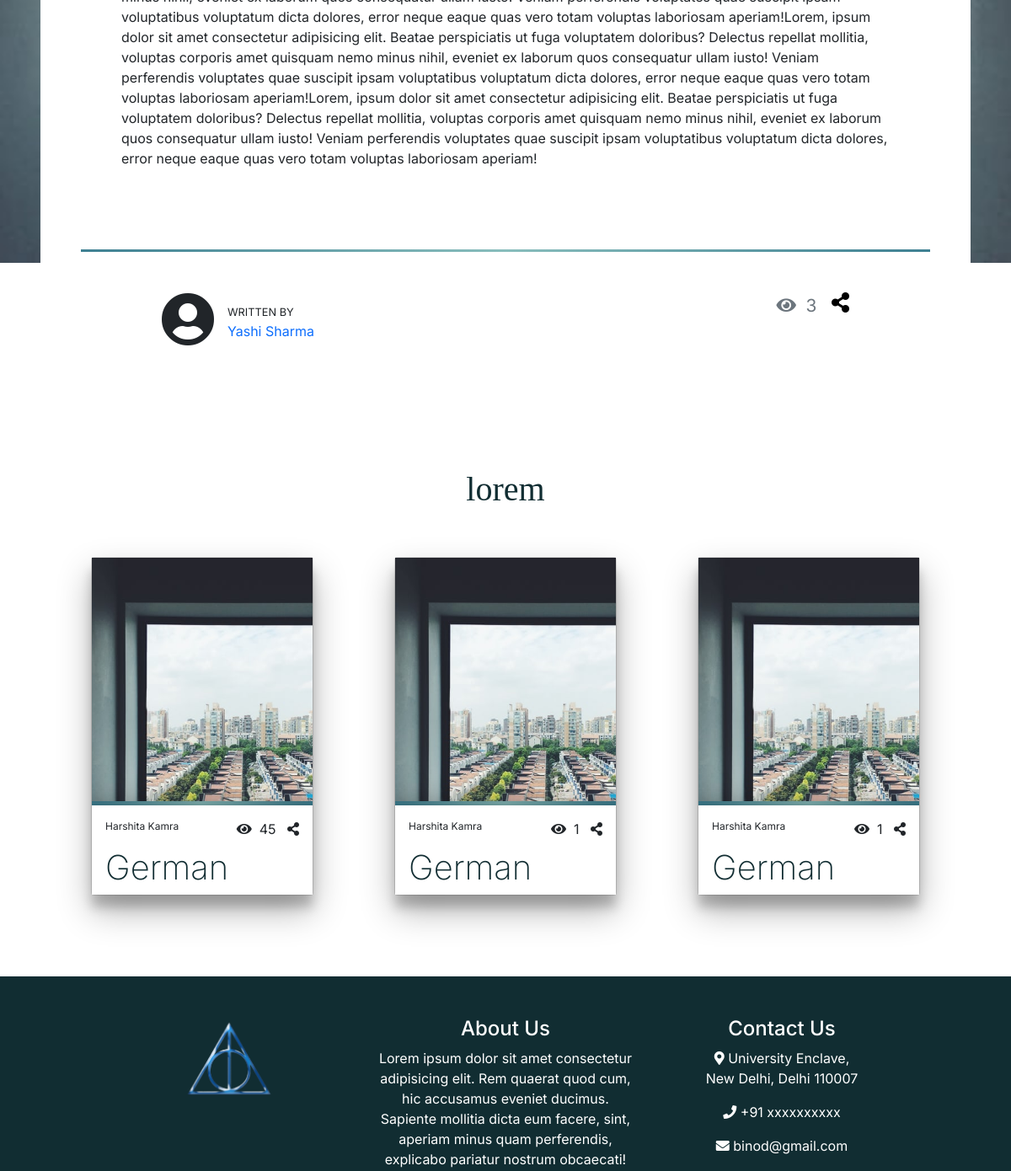
/blogpage.php?topic=Spanish (middle part), run on an earlier commit of the app's database.
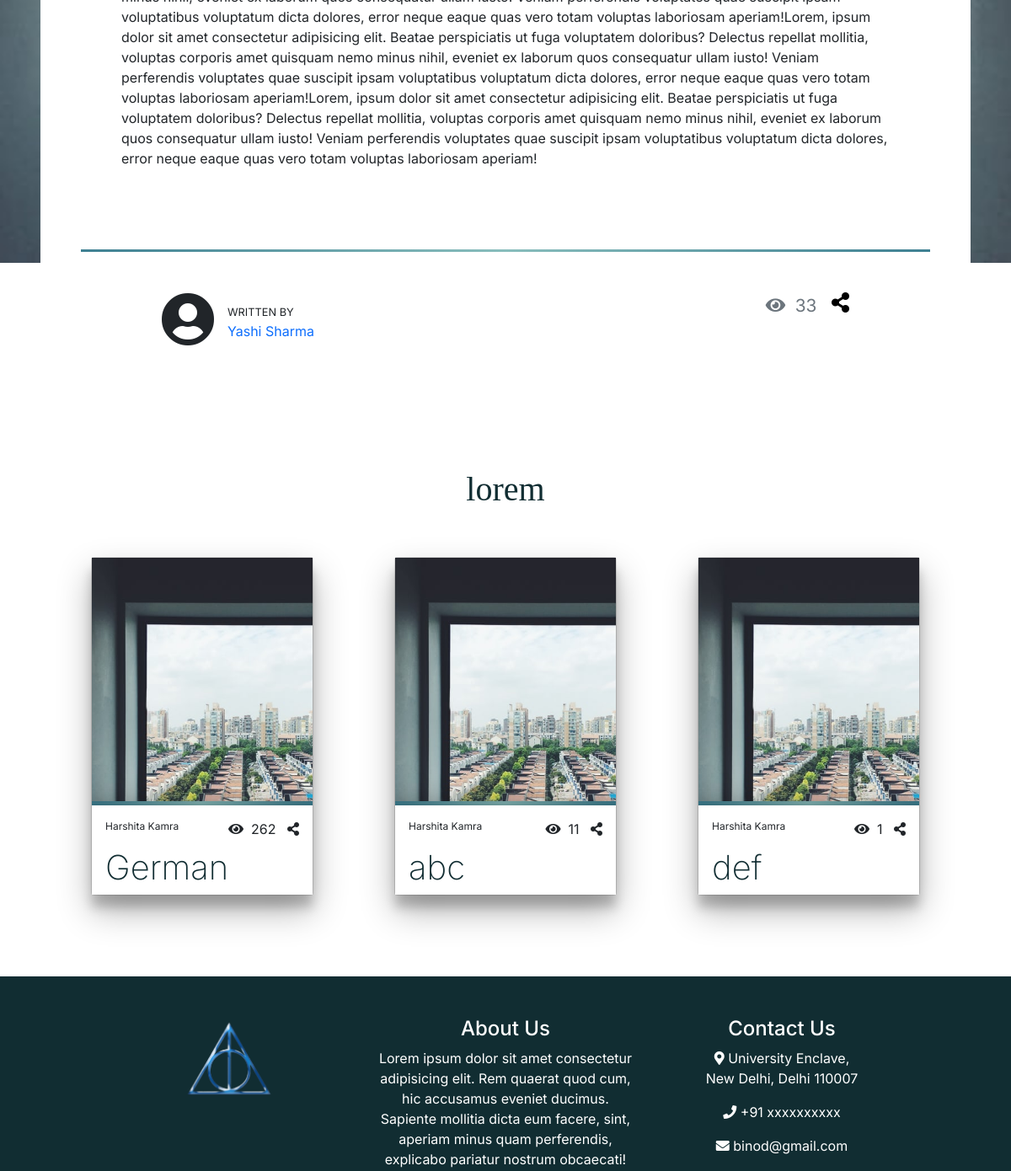
And on a later commit of the database.
### tables this page shows
CREATE TABLE `blog` (
  `id` int(10) NOT NULL,
  `image` varchar(100) NOT NULL,
  `topic` varchar(50) NOT NULL,
  `sdesc` text NOT NULL,
  `ldesc` text NOT NULL,
  `wname` varchar(50) NOT NULL,
  `views` int(50) NOT NULL,
  `rdesc` text NOT NULL
);

### blogpage.php (the view, shortened to what this page needs)
<?php
include '_dbConnect.php';
$topic = $_GET['topic'];
$sqll = "SELECT * FROM `blog` WHERE `topic`='$topic'";
$resultt = mysqli_query($conn,$sqll);
$roww = mysqli_fetch_assoc($resultt);
?>
<!doctype html>
<html lang="en">
<head>
  <link href="https://cdn.jsdelivr.net/npm/bootstrap@5.1.1/dist/css/bootstrap.min.css" rel="stylesheet"
>
  <link rel="stylesheet" href="https://cdnjs.cloudflare.com/ajax/libs/font-awesome/5.15.2/css/all.min.css">
</head>
<body>
    <?php include 'navbar.php'; ?>
  <main>
    <div style="background:white;margin-top:60vh;padding:50px; padding-top:100px;" class="px-md-5 mx-md-5">
      <p class="p-md-5 my-md-5">
      </p>
      <div style="height:3px; background:radial-gradient(circle, rgba(136,189,188,1) 0%, rgba(62,128,146,1) 100%);">
      </div> <br><br>
      <div class="px-md-5 mx-md-5 d-flex">
        <div><i class="fas fa-user-circle icon"></i></div>
        <div class="flex-grow-1 wbwname"><span><span class="p-3 writtenby">WRITTEN BY</span> <br> <span
              class="p-3 text-primary wname">
              <?=$roww['wname']?>
            </span></span></div>
        <div class="views text-muted"><i class="fas fa-eye"></i>&nbsp;
          <?=$roww['views']?>&nbsp;&nbsp;&nbsp;
        </div>
        <div class="share"><i class="fas fa-share-alt"></i></div>
      </div> <br><br>
    </div>
    <h1 class="text-center mt-5" style="color:#112d32;font-family:Playfair Display SC;">lorem</h1>
    <div class="row mb-5">
      <?php
        $sqlll = "select * from blog";
        $resulttt = mysqli_query($conn,$sqlll);
        $i = 0;
        while($i < 3) : ?>
      <?php
        $rowww = mysqli_fetch_assoc($resulttt);
        if($roww['id'] != $rowww['id']) : ?>
      <div class="col-lg-4 p-5">
        <div class="card card">
          <div class="wrapper" style="background: url(<?=$rowww['image']?>) 20% 1%/cover no-repeat;">
            <div class="data">
              <div style="background:radial-gradient(circle, rgba(136, 189, 188, 1) 0%, rgba(62, 128, 146, 1) 100%);height:5px;"></div>
              <div class="content">
                <?php $title=$rowww["topic"]; ?>
                <div class="d-flex">
                  <div class="author flex-grow-1">
                    <?=$rowww['wname']?>
                  </div>
                  <div><i class="fas fa-eye"></i>&nbsp;
                    <?=$rowww['views']?> &nbsp;&nbsp;
                  </div>
                  <div onclick="copylink('<?php echo $title; ?>')"><i class="fas fa-share-alt"></i></div>
                </div>
                <h1 class="title"><a href="blogpage.php?topic=<?=$rowww['topic']?>">
                    <?= $rowww["topic"]; ?>
                  </a></h1>
              </div>
            </div>
          </div>
        </div>
      </div>
      <?php $i++; ?>
      <?php endif; ?>
      <?php endwhile; ?>
    </div>
    <?php include 'modal.php' ; ?>
    <?php include 'footer.php' ; ?>
  </main>
</body>
</html>

### navbar.php (shortened to what this page needs)
<!doctype html>
<html lang="en">
<body>
</body>
</html>

### modal.php (shortened to what this page needs)
<!DOCTYPE html>
<html lang="en">
<body>
</body>
</html>

### footer.php (shortened to what this page needs)
<!DOCTYPE html>
<html lang="en">
<body>
  <section class="footer" style="background:#112d32;color:white;">
    <div class="box-container row px-5 py-5">
      <div class="col-md-4">
        <div class="text-center pb-5"><img src="assets/images/logoo.png" alt="" style="width:50%;"></div>
      </div>
      <div class="col-md-4">
        <h4 class="text-center">About Us</h4>
        <div class="text-center pb-5">Lorem ipsum dolor sit amet consectetur adipisicing elit. Rem quaerat quod cum, hic
          accusamus eveniet ducimus. Sapiente mollitia dicta eum facere, sint, aperiam minus quam perferendis, explicabo
          pariatur nostrum obcaecati!</div>
      </div>
      <div class="col-md-4 text-center contact">
        <h4 class="text-center">Contact Us</h4>
        <p> <i class="fas fa-map-marker-alt"></i>
          University Enclave,<br>
          New Delhi, Delhi 110007
        </p>
        <p> <i class="fas fa-phone"></i>
          <a href="tel:+91xxxxxxxxxx" class="text-white">+91 xxxxxxxxxx</a>
        </p>
        <p> <i class="fas fa-envelope"></i>
          <a href="mailto:sk27102002@gmail.com" class="text-white">binod@gmail.com</a>
        </p>
      </div>
    </div>
  </section>
</body>
</html>

### navbar.php (style rules this page uses)
* { padding: 0; margin: 0; box-sizing: border-box; font-family: 'Inter', sans-serif; }
html { scroll-behavior: smooth; overflow: scroll; overflow-x: hidden; }
main { overflow-x: hidden; }
a { text-decoration: none; }

### blogpage.php (style rules this page uses)
.share i { color: black; font-size: 1.5rem; }
.views { font-size: 1.3rem; }
.icon { font-size: 4rem; }
.writtenby { font-size: .8rem; }
.wname { font-size: 1rem; }
@media (min-width:700px) { .wbwname { margin-top: 10px; } }
@media (min-width:1100px) { .row { margin: 0 5%; } }
.row h1 { font-weight: 200; }
.card .wrapper { background-color: #fff; min-height: 400px; position: relative; overflow: hidden; box-shadow: 0 19px 38px rgba(0, 0, 0, 0.3), 0 15px 12px rgba(0, 0, 0, 0.2); }
.card .data { position: absolute; bottom: 0; width: 100%; transform: translateY(calc(70px + 1em)); transition: transform 0.3s; }
.card .data .content { padding: 1em; position: relative; z-index: 1; }
.card .author { font-size: 12px; }
.card .title { margin-top: 10px; }
.card .content { background-color: #fff; box-shadow: 0 5px 30px 10px rgba(0, 0, 0, 0.3); }
.card .title a { color: #112d32; }

### footer.php (style rules this page uses)
.footer .contact p i { color: white; }

What changed in the data, as far as the page shows it:
changed blog "Yashi Sharma": views "3" → "33"
changed blog "German": views "45" → "262"
changed blog: views "1" → "11"; topic "German" → "abc"
changed blog: topic "German" → "def"
